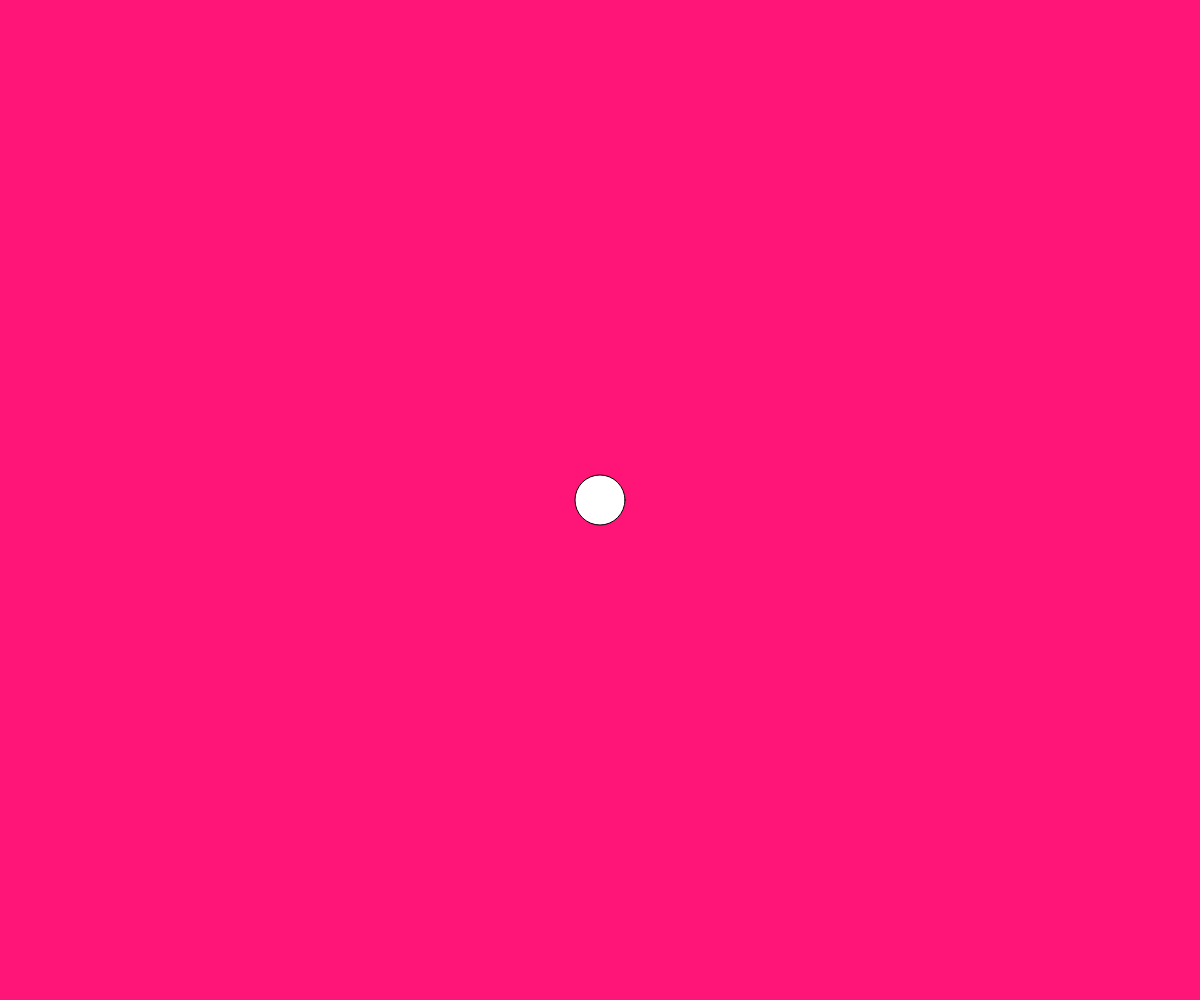
Frame 1 (no input)
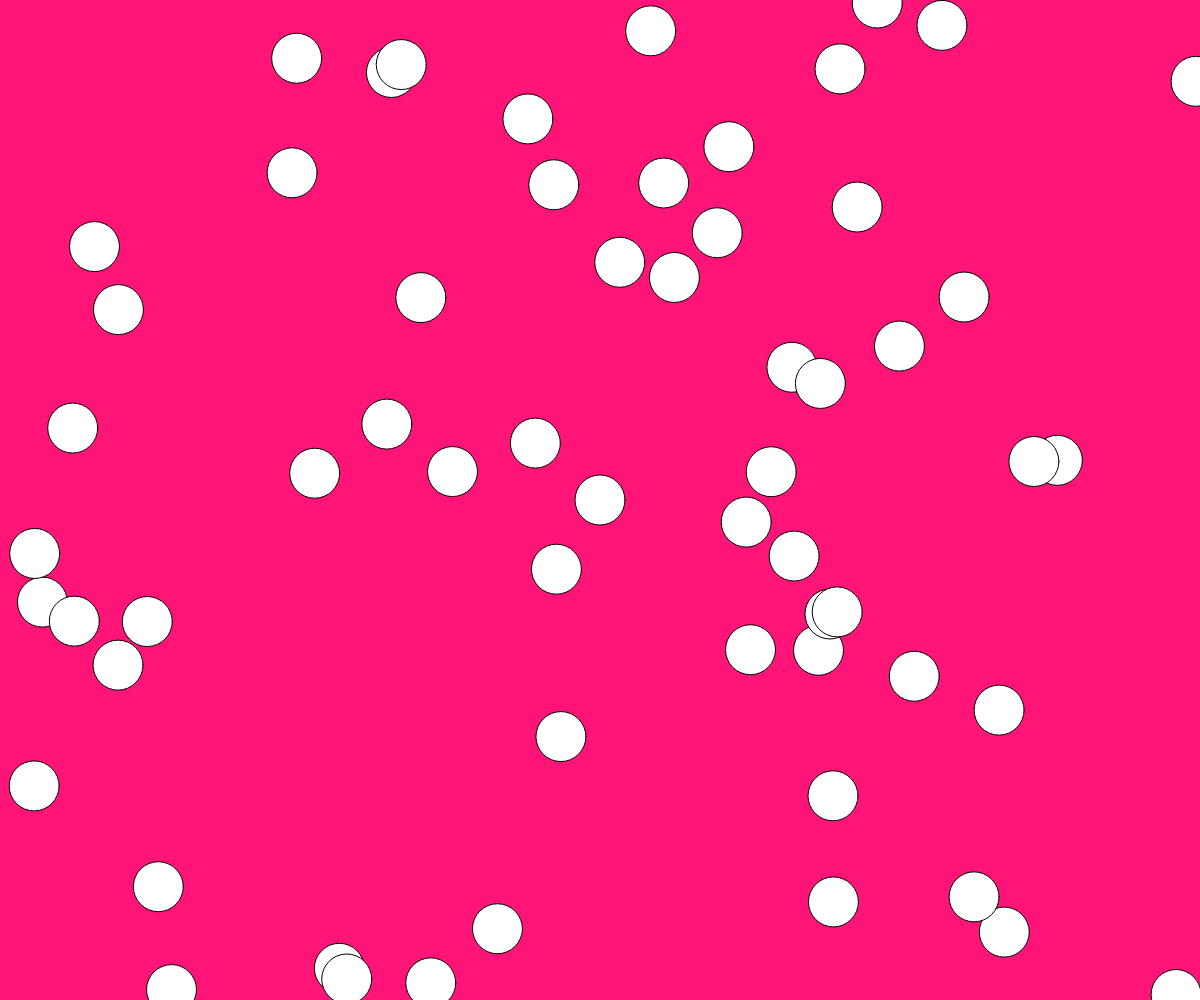
Frame 60 (no input)
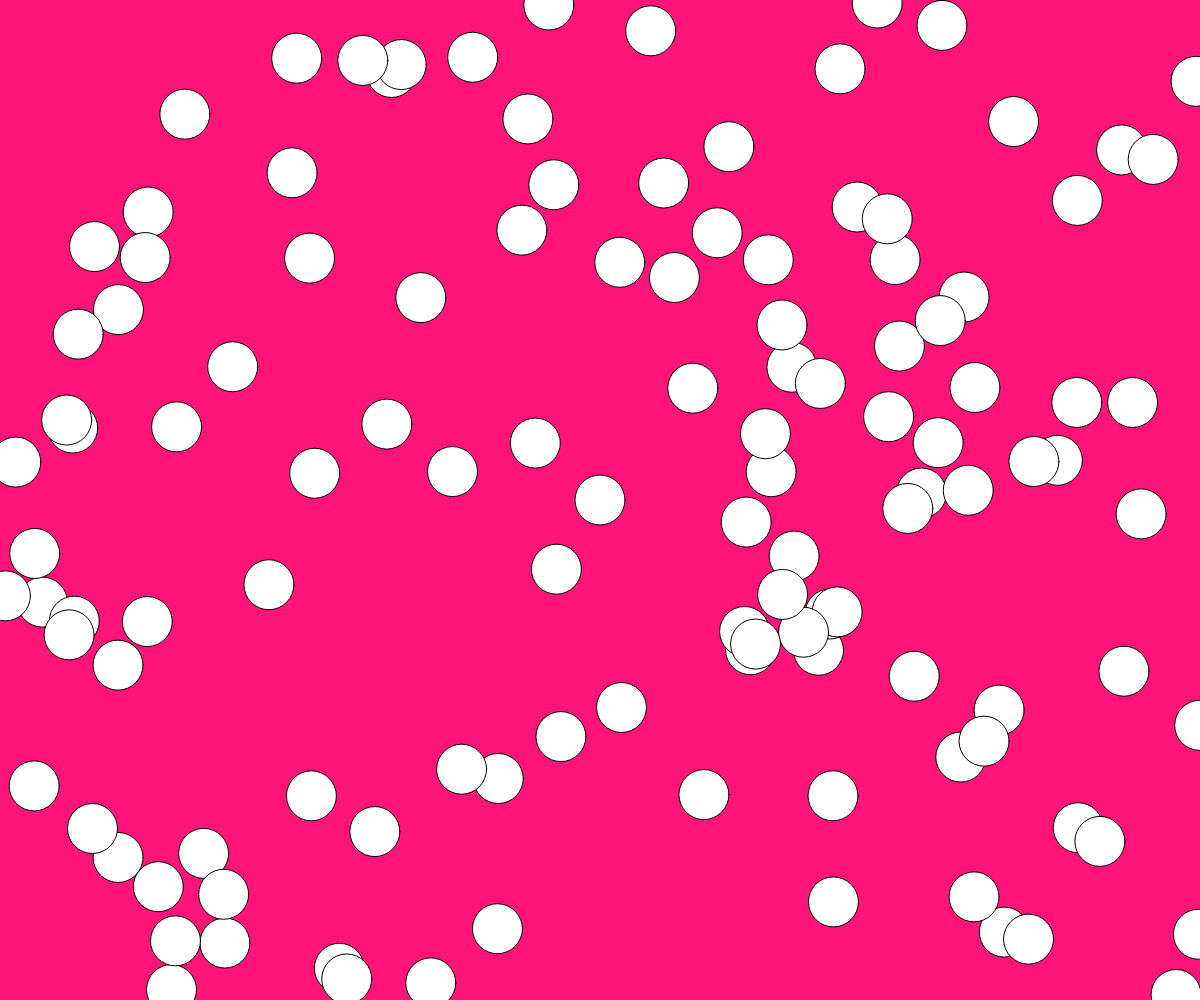
Frame 120 (the mouse pressed at the canvas centre since frame 60)

The p5.js sketch that drew these frames (run headless with seeded random() and noise() and a simulated clock; from frame 60 on, the mouse is pressed at the canvas centre):

// p5.js sketch
// ── sketch.js
// TODO: different distributions

let xy;

function setup() {
  createCanvas(windowWidth, windowHeight);
  background(255, 20, 120);
  xy = { x: width / 2, y: height / 2 };
}

function draw() {
  ellipse(xy.x, xy.y, 50);
  xy = {
    x: random(width),
    y: random(height)
  };
}
